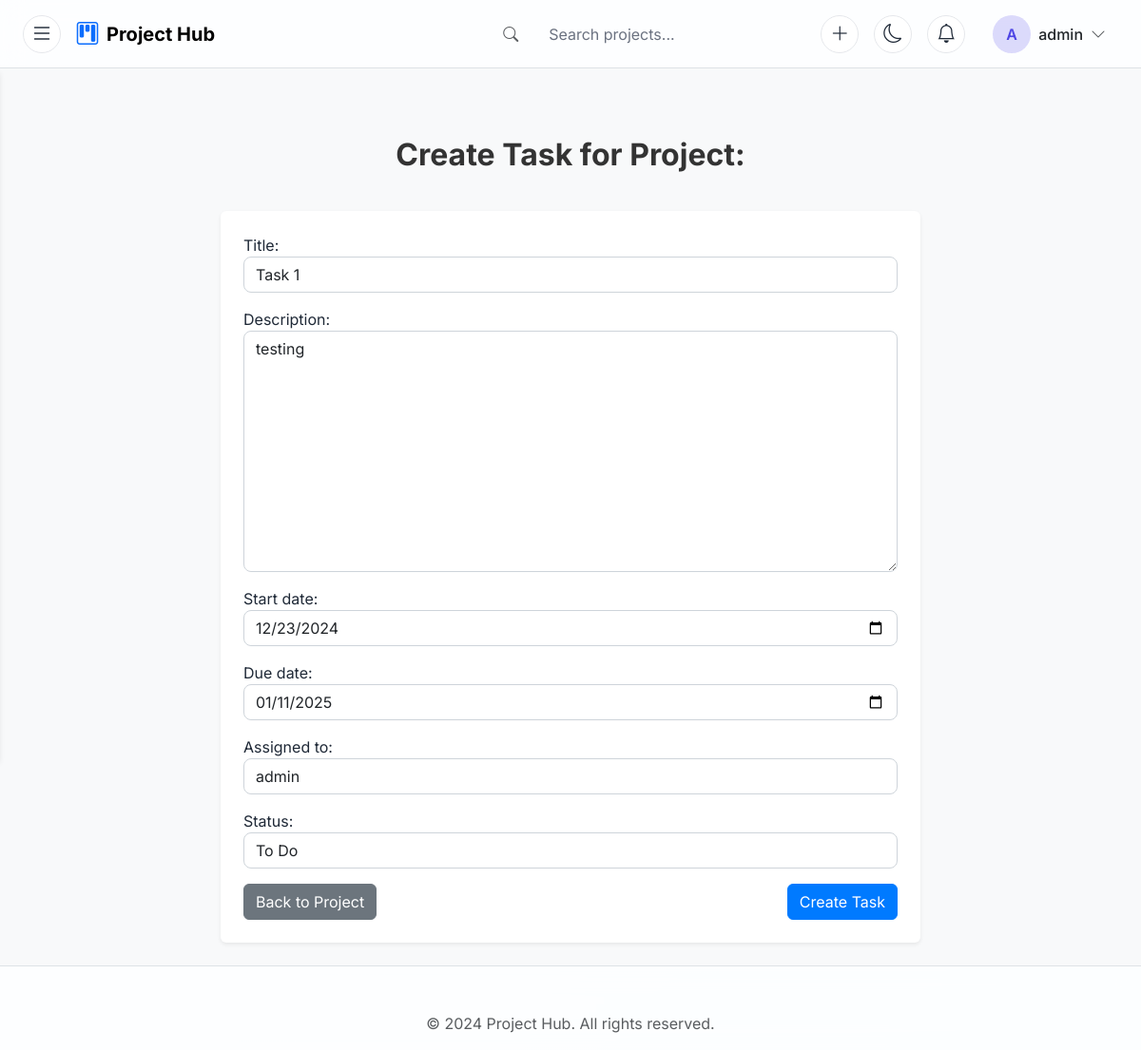
The app's page /projects/projects/1/tasks/1/update/ (signed in), older data.
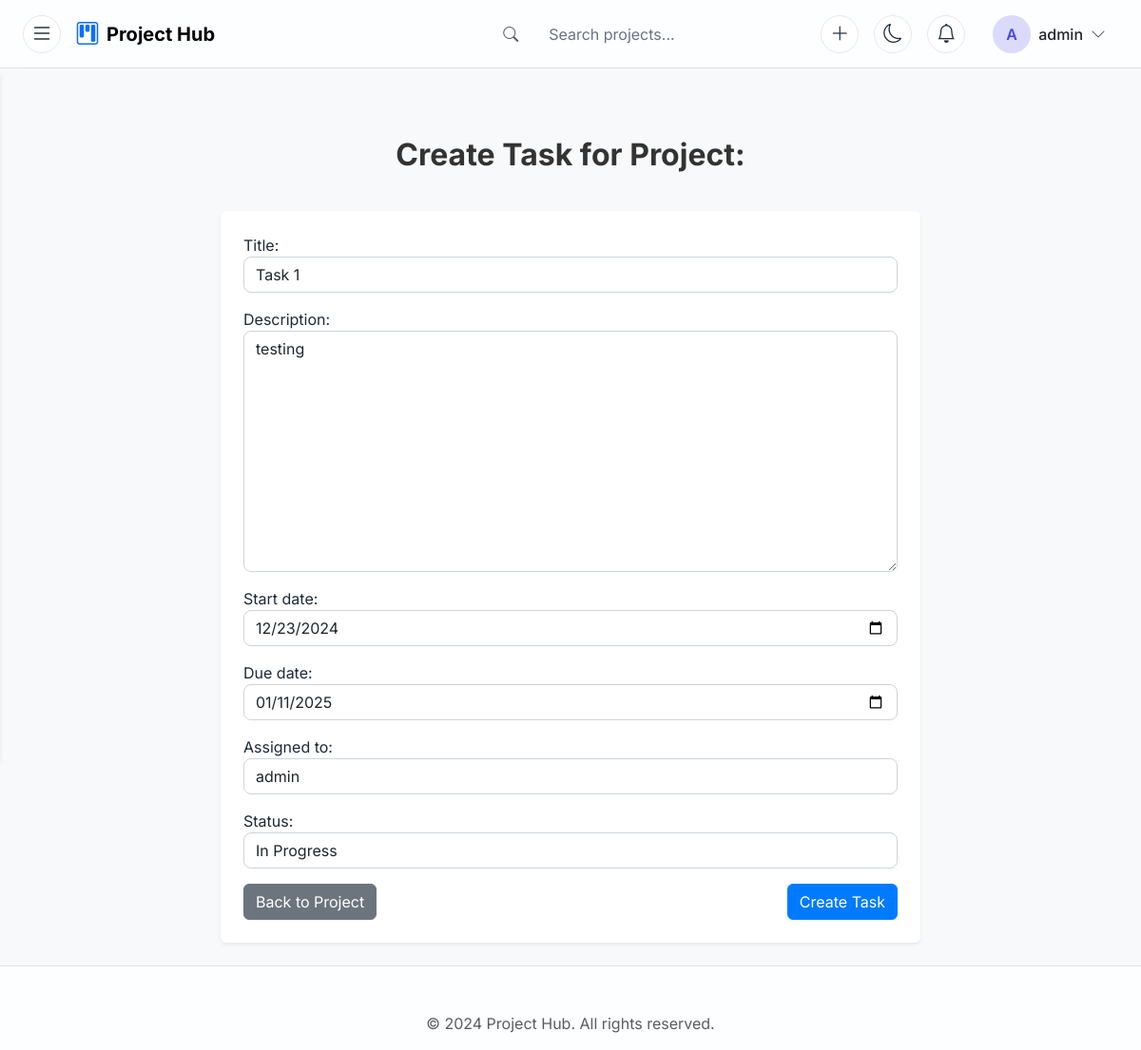
The same page, newer data.
### projects/models.py (models this page shows, shortened)
class Task(models.Model):
    project = models.ForeignKey(Project, on_delete=models.CASCADE, related_name='tasks')
    assigned_to = models.ForeignKey(User, on_delete=models.CASCADE, related_name='tasks')
    title = models.CharField(max_length=200)
    description = models.TextField()
    start_date = models.DateField()
    due_date = models.DateField()
    STATUS_CHOICES = [
        ('todo', 'To Do'),
        ('inprogress', 'In Progress'),
        ('done', 'Done'),
    ]
    status = models.CharField(max_length=20, choices=STATUS_CHOICES, default='todo')
    class Meta:
        unique_together = ('project', 'title')  # Prevent duplicate task titles within the same project

### projects/views.py (the view)
# urls.py: path('projects/<int:project_id>/tasks/<int:task_id>/update/', views.task_update, name='task_update'),
@login_required
def task_update(request, project_id, task_id):
    task = get_object_or_404(Task, id=task_id, project_id=project_id)
    if request.method == 'POST':
        form = TaskForm(request.POST, instance=task)
        if form.is_valid():
            updated_task = form.save()
            if updated_task.status == 'done':
                send_notification(updated_task.assigned_to, f"Task '{updated_task.title}' is marked as done.")
            messages.success(request, 'Task updated successfully!')
            return redirect('task_detail', project_id=project_id, task_id=task_id)
        else:
            messages.error(request, 'There was an error with your task update.')
    else:
        form = TaskForm(instance=task)
    return render(request, 'projects/task_form.html', {'form': form, 'task': task})

### projects/forms.py (shortened to what this page needs)
class TaskForm(forms.ModelForm):
    class Meta:
        model = Task
        fields = ['title', 'description', 'start_date', 'due_date', 'assigned_to', 'status']
        widgets = {
            'title': forms.TextInput(attrs={'class': 'form-control'}),
            'description': forms.Textarea(attrs={'class': 'form-control'}),
            'start_date': forms.DateInput(attrs={'class': 'form-control', 'type': 'date'}),
            'due_date': forms.DateInput(attrs={'class': 'form-control', 'type': 'date'}),
            'assigned_to': forms.Select(attrs={'class': 'form-control'}),
            'status': forms.Select(attrs={'class': 'form-control'}),
        }

### projects/models.py (called while the page is built)
    def __str__(self):
        return self.username

### projects/templates/projects/task_form.html (shortened to what this page needs)
{% extends 'base.html' %}
{% load static %}
{% block extra_css %}
<link rel="stylesheet" href="{% static 'css/task_form.css' %}">
{% endblock %}
{% block content %}
<div class="container">
    <div class="row mb-4">
        <div class="col">
            <h2 class="text-center">Create Task for Project: {{ project.name }}</h2>
        </div>
    </div>
    <div class="row">
        <div class="col-md-8 offset-md-2">
            <form method="POST" class="shadow-sm p-4 bg-white rounded">
                {{ form.as_p }}
                <div class="d-flex justify-content-between align-items-center">
                    <a href="{% url 'project_detail' project.id %}" class="btn btn-secondary">Back to Project</a>
                    <button type="submit" class="btn btn-primary">Create Task</button>
                </div>
            </form>
        </div>
    </div>
</div>
{% endblock %}

Row changes from the older to the newer data that the page shows:
changed Task "Task 1": status "To Do" → "In Progress"
